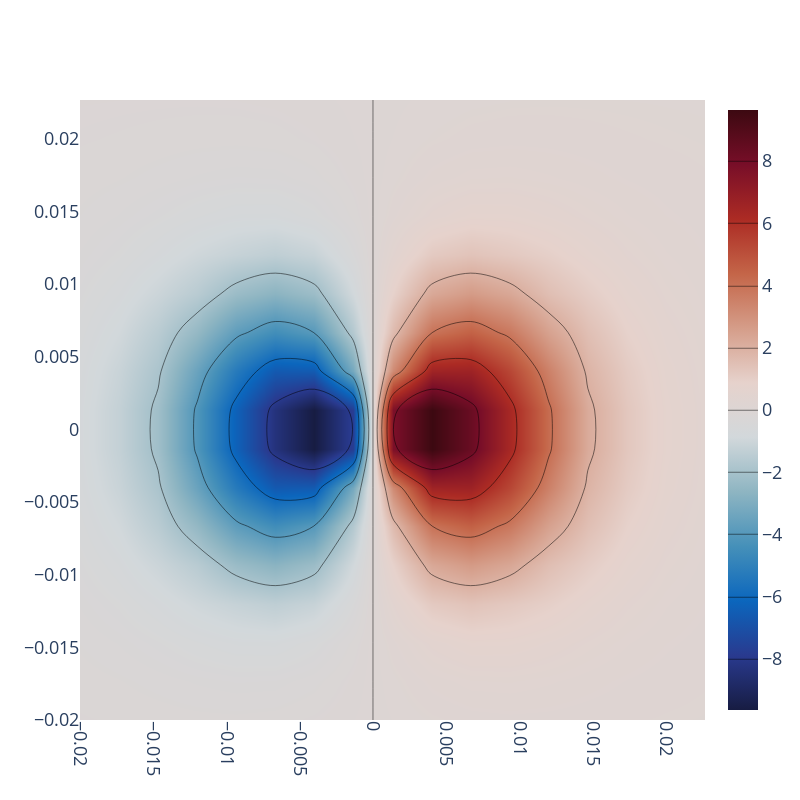

The notebook cell this image was saved under:
### Code cell
plot([X[0, :, 0], Y[:, 0, 0]], cartesian_plane[:,:,0], height=800, width=800)

### Figure 1 — Plotly figure (JSON) as saved in the notebook; plotly's stock layout.template omitted (floating-point values rounded to 4 significant figures; data arrays with more than 128 entries replaced by an {"elided": "..."} marker saying what was removed)
{"data": [{"colorbar": {"title": {"font": {"size": 16}, "text": ""}}, "colorscale": [[0.0, "rgb(23, 28, 66)"], [0.09091, "rgb(41, 58, 143)"], [0.1818, "rgb(11, 102, 189)"], [0.2727, "rgb(69, 144, 185)"], [0.3636, "rgb(142, 181, 194)"], [0.4545, "rgb(210, 216, 219)"], [0.5455, "rgb(230, 210, 204)"], [0.6364, "rgb(213, 157, 137)"], [0.7273, "rgb(196, 101, 72)"], [0.8182, "rgb(172, 43, 36)"], [0.9091, "rgb(120, 14, 40)"], [1.0, "rgb(60, 9, 17)"]], "contours": {"coloring": "heatmap"}, "x": [-0.02, -0.01733, -0.01467, -0.012, -0.009333, -0.006667, -0.004, -0.001333, 0.001333, 0.004, 0.006667, 0.009333, 0.012, 0.01467, 0.01733, 0.02, 0.02267], "y": [-0.02, -0.01733, -0.01467, -0.012, -0.009333, -0.006667, -0.004, -0.001333, 0.001333, 0.004, 0.006667, 0.009333, 0.012, 0.01467, 0.01733, 0.02, 0.02267], "z": {"elided": "17x17 float values"}, "type": "contour"}], "layout": {"xaxis": {"anchor": "y", "domain": [0.0, 1.0], "tickangle": 90}, "yaxis": {"anchor": "x", "domain": [0.0, 1.0]}, "font": {"size": 18}, "width": 800, "height": 800}}
